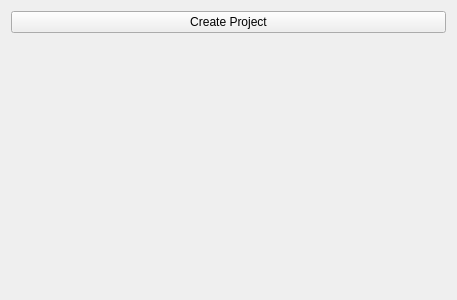
<?xml version="1.0" encoding="UTF-8"?>
<ui version="4.0">
 <class>WidgetSelectProject</class>
 <widget class="QWidget" name="WidgetSelectProject">
  <property name="geometry">
   <rect>
    <x>0</x>
    <y>0</y>
    <width>457</width>
    <height>300</height>
   </rect>
  </property>
  <layout class="QVBoxLayout" name="verticalLayout">
   <item>
    <widget class="QPushButton" name="createProjectButton">
     <property name="text">
      <string>Create Project</string>
     </property>
    </widget>
   </item>
   <item>
    <widget class="QWidget" name="buttonsList" native="true">
     <layout class="QVBoxLayout" name="verticalLayout_2">
      <property name="topMargin">
       <number>0</number>
      </property>
      <property name="bottomMargin">
       <number>0</number>
      </property>
     </layout>
    </widget>
   </item>
   <item>
    <spacer name="verticalSpacer">
     <property name="orientation">
      <enum>Qt::Vertical</enum>
     </property>
     <property name="sizeHint" stdset="0">
      <size>
       <width>20</width>
       <height>40</height>
      </size>
     </property>
    </spacer>
   </item>
  </layout>
 </widget>
 <resources/>
 <connections/>
</ui>
